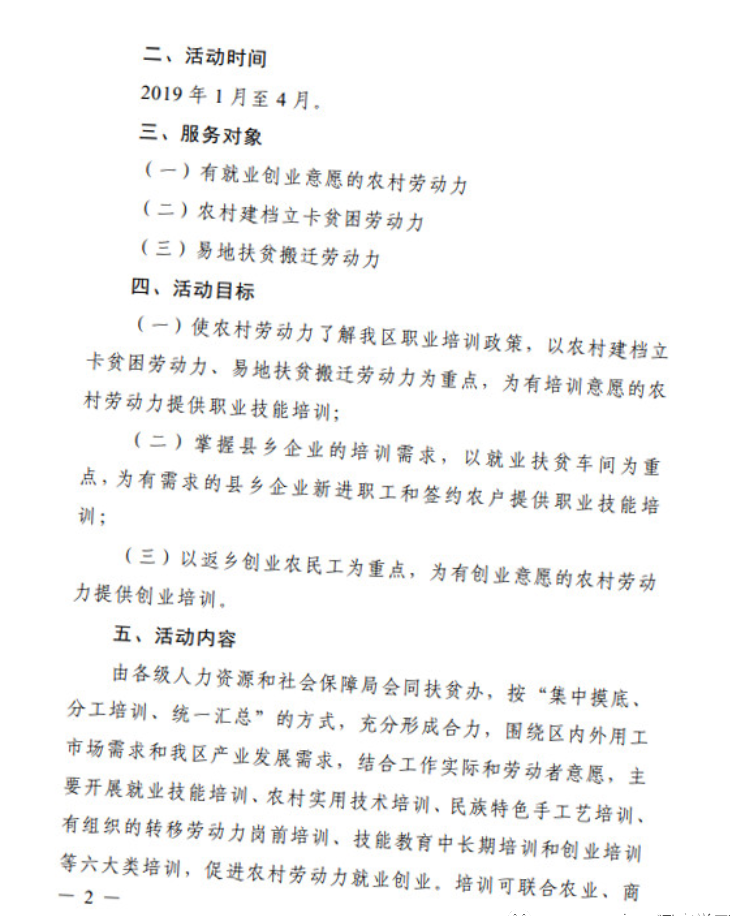
//> input picture Correction/640.png, 731 x 916 px
$ ./main   (built with g++ and OpenCV 4)
//> lines starting //> are read from the running program, lines starting //| are printed output that depends on the picture; after the words box and inside, x2 and y2 are one past the last pixel; in counts of white or black regions, pixels touching at a corner belong together
//> further down, image is the input picture: 916 rows x 731 cols, CV_8UC3; mean B, G, R 245.2, 245.4, 245.3
#include<opencv2/opencv.hpp>
#include <iostream>

using namespace cv;
using namespace std;

Mat Rotate(Mat src, double angle, Point2f center, double scale = 1.0)
{
	Mat wrapMat =getRotationMatrix2D(center, angle, scale);
	Mat dst;
	warpAffine(src, dst, wrapMat, src.size(), INTER_CUBIC, BORDER_CONSTANT, Scalar(255, 255, 255));
	return dst;
}

double GetAngle(vector<Vec4i> lines)
{
	vector<double> angles;
	for each (auto line in lines)
	{
		double k = (line[1] - line[3]) * 1.0 / (line[0] - line[2]);
		k = atan(k);
		k = k * 180 / CV_PI;
		angles.push_back(k);
	}

	//中值
	sort(angles.begin(), angles.end());
	double angle = 0;
	if (angles.size() % 2 != 0)
		angle = angles[angles.size() / 2];
	else
		angle = (angles[angles.size() / 2] + angles[angles.size() / 2 - 1]) / 2;
	return angle;
}

//清除黑色背景
Mat ClearBackGround(Mat src)
{
	int height = src.rows, width = src.cols;
	//去除黑色背景，seedPoint代表初始种子，进行四次，即对四个角都做一次，可去除最外围的黑边
	floodFill(src, Point(0, 0), Scalar(255, 255, 255));
	floodFill(src, Point(0, height - 1), Scalar(255, 255, 255));
	floodFill(src, Point(width - 1, height - 1), Scalar(255, 255, 255));
	floodFill(src, Point(width - 1, 0), Scalar(255, 255, 255));

	return src;
}


Mat Correct2(Mat src)
{
	Mat gray = src;
	//灰度化
	if(src.channels() == 3)
		cvtColor(src, gray, COLOR_BGR2GRAY);
	//腐蚀、膨胀
	Mat element = getStructuringElement(MORPH_ELLIPSE, Size(5, 5), Point(-1, -1));
	erode(gray, gray, element);
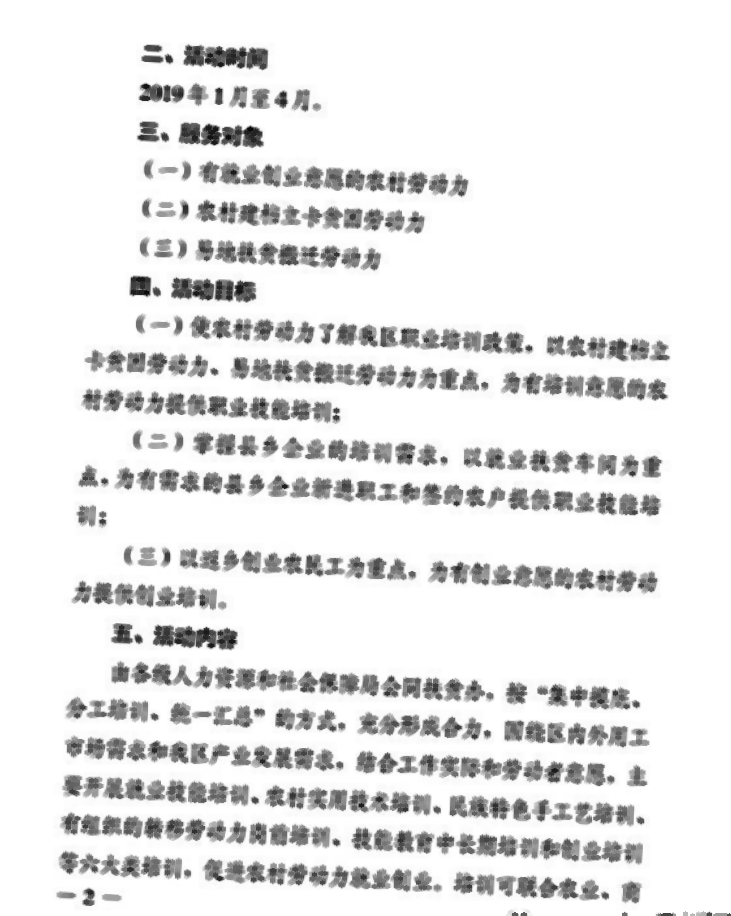
//> gray: 916 rows x 731 cols, CV_8UC1; min 9, max 255, mean 231
	dilate(gray, gray, element);
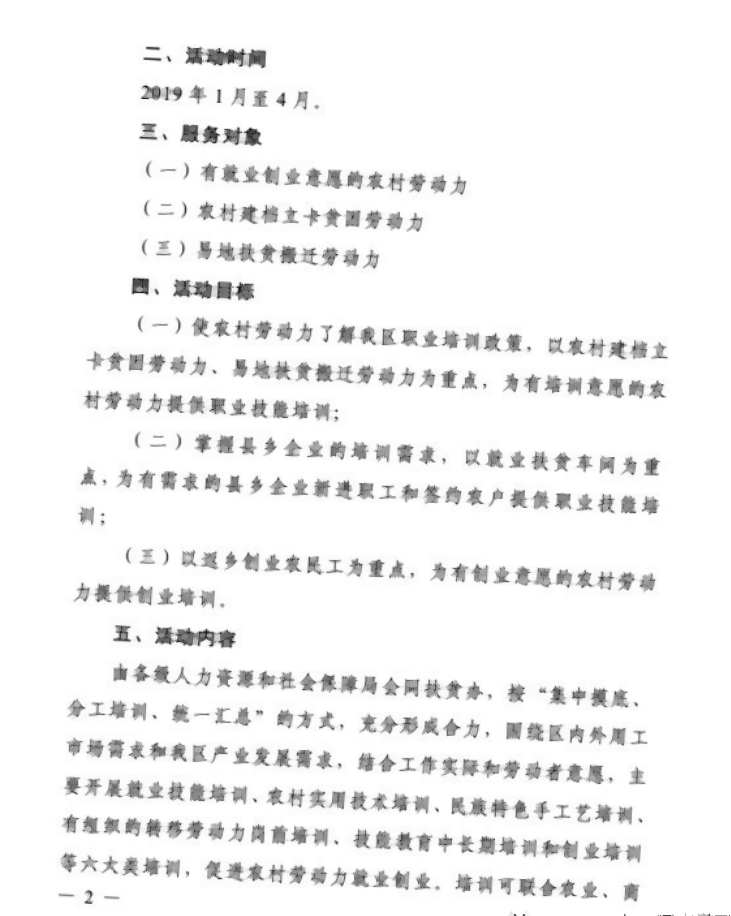
//> gray: 916 rows x 731 cols, CV_8UC1; min 9, max 255, mean 242.7
	//边缘检测
	Mat canny;
	Canny(gray, canny, 50, 150);
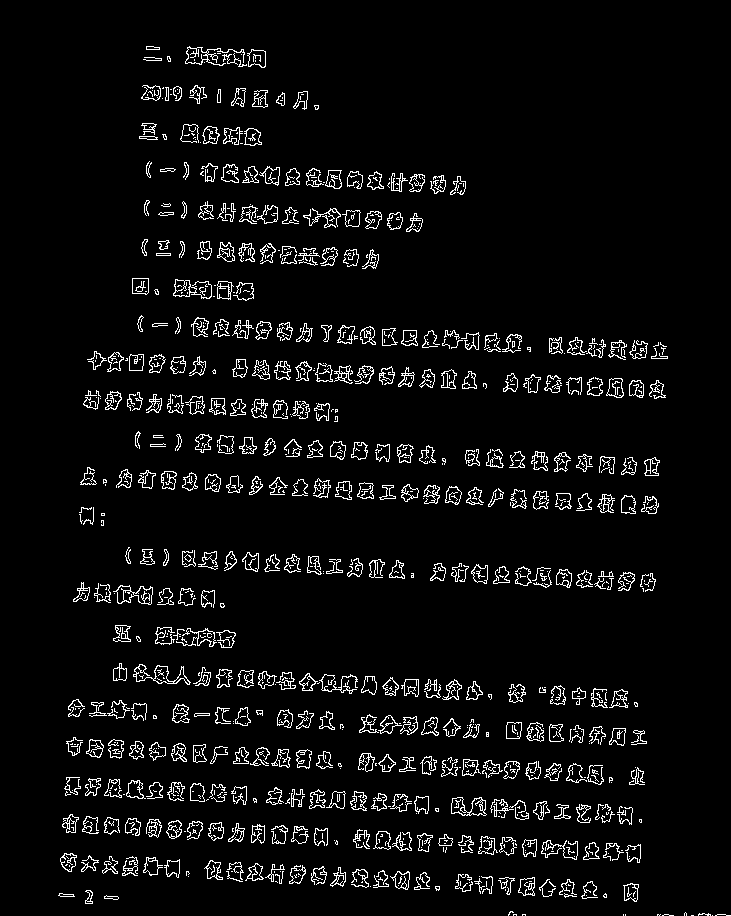
//> canny: 916 rows x 731 cols, CV_8UC1; 5% white in thin lines or dots, all inside (x1, y1, x2, y2) = (58, 46, 731, 916)
	//霍夫变换得到线条
	vector<Vec4i> lines;
	HoughLinesP(canny, lines, 0.8, CV_PI / 180, 90, 100, 10);
//> lines = 68 lines (x1, y1, x2, y2), first 8: [355, 835, 563, 846], [170, 799, 438, 808], [406, 767, 515, 775], [551, 353, 657, 358], [510, 504, 656, 512], [382, 382, 485, 388], [236, 366, 474, 378], [66, 791, 255, 798]

	//角度
	double angle = GetAngle(lines);
//> the loop in GetAngle, `for each (auto line in lines)` made 68 passes
//> after the loop in GetAngle, `for each (auto line in lines)`: angles = 68 values, max 4.25 at index 32, min 0.951 at index 41, mean 2.88
//> in GetAngle, `sort(angles.begin(), angles.end());`: angles = 68 values from 0.951 to 4.25
//> in GetAngle, `angle = (angles[angles.size() / 2] + angles[angles.size() / 2 - 1]) / 2;`: angle = 2.92
//> angle = 2.92

	Mat dst = Rotate(src, angle, Point2f(src.cols / 2.0f, src.rows / 2.0f));
//> in Rotate, `Mat wrapMat =getRotationMatrix2D(center, angle, scale);`: wrapMat = [[0.999, 0.0509, -22.84], [-0.0509, 0.999, 19.2]]
//> in Rotate, `warpAffine(src, dst, wrapMat, src.size(), INTER_CUBIC, BORDER_CONSTANT..`:
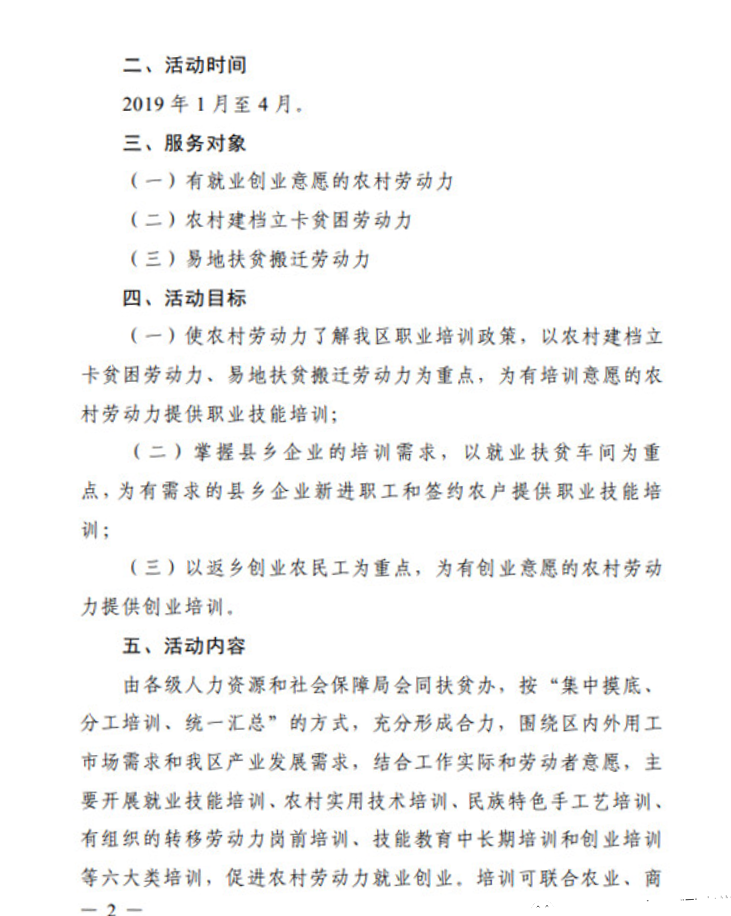
//> dst: 916 rows x 731 cols, CV_8UC3; mean B, G, R 245.1, 245.4, 245.3
	//dst = ClearBackGround(dst);
	return dst;
}

int main()
{
	Mat image = imread("../640.png");
	Mat rotateImg = Correct2(image);
	imshow("rotateImg", rotateImg);
	waitKey(0);

	return 0;
}
